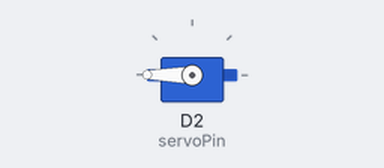
Simulated run of this sketch. Board: ESP8266 (NodeMCU). On the bench: servo.

Above: at 0.05 s.
At 4.0 s:
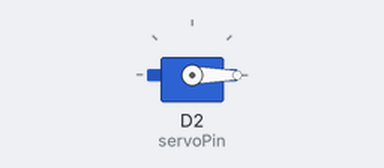
Timing chart, 0 to 5.2 s (numbered marks = the images above):
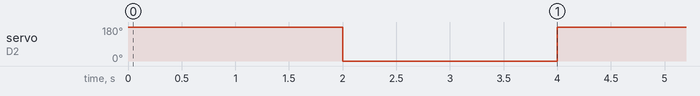

The sketch:

02._servo_motor_timer.ino
```cpp
/******************************************************************************************
 * FileName     : 02._servo_motor_timer
 * Description  : 서보모터 회전 해보기(0도, 180도)
 * Author       : 이인정
 * Created Date : 2021.06.08
 * Reference    :
 * Modified     : 2021.06.08 : LIJ : 헤더 수정
 * Modified     : 2021.12.16 : LEH : 소스 크린징
******************************************************************************************/

#include <Servo.h>

static const int servoPin = D2;     // 서보모터
Servo servo;


void setup() {
  Serial.begin(115200);             // 통신속도
  servo.attach(servoPin);
}


void loop() {
  servo.write(180);                 // 서보모터 180도까지 회전
  delay(2000);                      // 2초 대기

  servo.write(0);                   // 서보모터 0도까지 회전
  delay(2000);                      // 2초 대기
}

//=========================================================================================
//
// (주)한국공학기술연구원 http://et.ketri.re.kr
//
//=========================================================================================
```

Measured:
- by itself, servo on D2 (servoPin): alternates 180° for 2.0 s and 0° for 2.0 s
